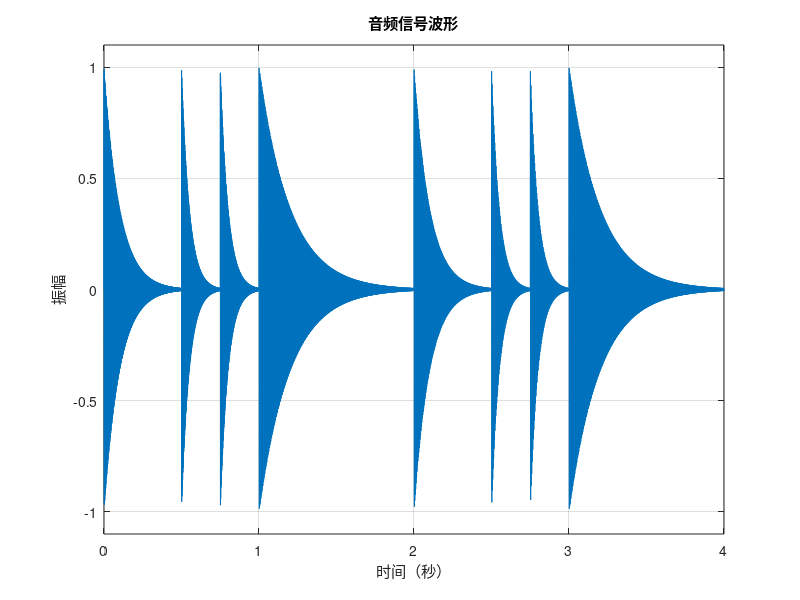

MATLAB code for this plot:
fs=8000;
quarterNote=0.5;
freq_5=523.25;
freq_6=freq_5*2^(2/12);
freq_2=freq_5*2^(-5/12);
freq_1=freq_5*2^(-7/12);
freq_6dot=freq_5*2^(-10/12);

generateNote = @(f,duration) sin(2*pi*f*(0:1/fs:duration)).*exp(-5*(0:1/fs:duration)/duration);

note5_4 = generateNote(freq_5, quarterNote);
note5_8 = generateNote(freq_5, quarterNote/2);
note6_8 = generateNote(freq_6, quarterNote/2);
note2_2 = generateNote(freq_2, quarterNote*2);
note1_4 = generateNote(freq_1, quarterNote);
note1_8 = generateNote(freq_1, quarterNote/2);
note6dot_8 = generateNote(freq_6dot, quarterNote/2);

to_display=[note5_4,note5_8,note6_8,note2_2,note1_4,note1_8,note6dot_8,note2_2];
sound(to_display, fs);


% 计算时间轴
t = (0:length(to_display)-1)/fs; 

% 绘制波形图
figure;
plot(t, to_display);
xlabel('时间（秒）');
ylabel('振幅');
title('音频信号波形');
grid on;

% 自动调整横轴范围（0到总时长）
xlim([0, t(end)]); 

% 纵轴固定显示范围（-1到1）
ylim([-1.1, 1.1]);